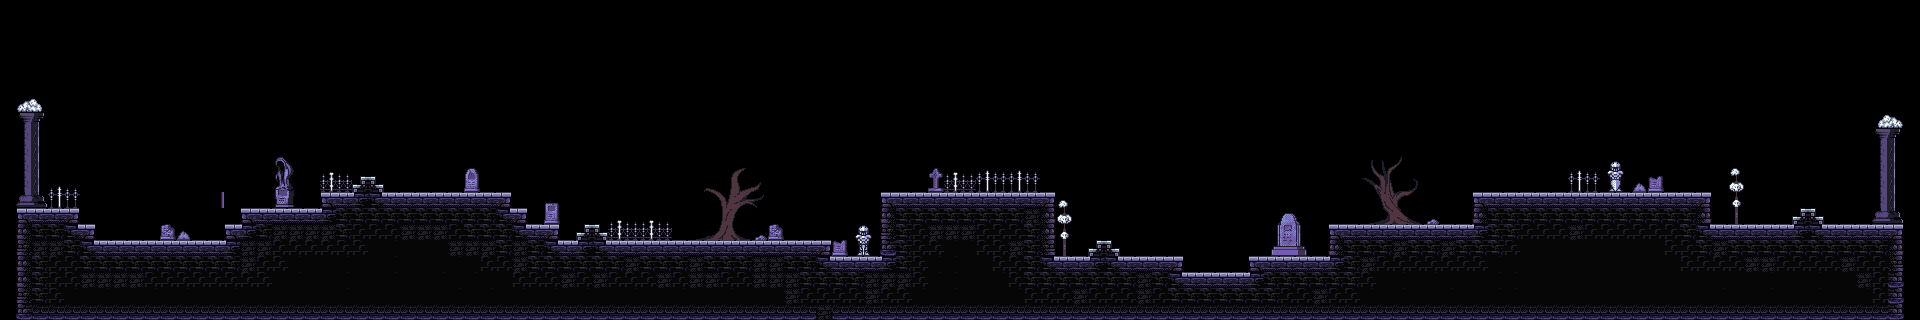

A level layout from a 2D game, rendered from its tile map. Below: a short description, then the map file with tile-grid data replaced by summaries:
An orthogonal 120x20 tile map with 16x16 px tiles, 2 tile layers (Tile Layer 2, Tile Layer 1), 2 tilesets.

<map version="1.10" tiledversion="1.12.2" orientation="orthogonal" renderorder="right-down" width="120" height="20" tilewidth="16" tileheight="16" infinite="0" nextlayerid="3" nextobjectid="1">
 <editorsettings>
  <export target="world.json" format="json" />
 </editorsettings>
 <tileset firstgid="1" source="tileset.tsx" />
 <tileset firstgid="885" source="main.tsx" />
 <layer id="2" name="Tile Layer 2" width="120" height="20">
  <properties>
   <property name="has_collision" type="bool" value="false" />
   <property name="texture_name" value="textures/sprite_game_tileset.png" />
  </properties>
  <data>[2400 cells, 119 non-empty, 84 distinct tile ids]</data>
 </layer>
 <layer id="1" name="Tile Layer 1" width="120" height="20">
  <properties>
   <property name="has_collision" type="bool" value="true" />
   <property name="texture_name" value="textures/tilemap.png" />
  </properties>
  <data>[2400 cells, 762 non-empty, 29 distinct tile ids]</data>
 </layer>
</map>
